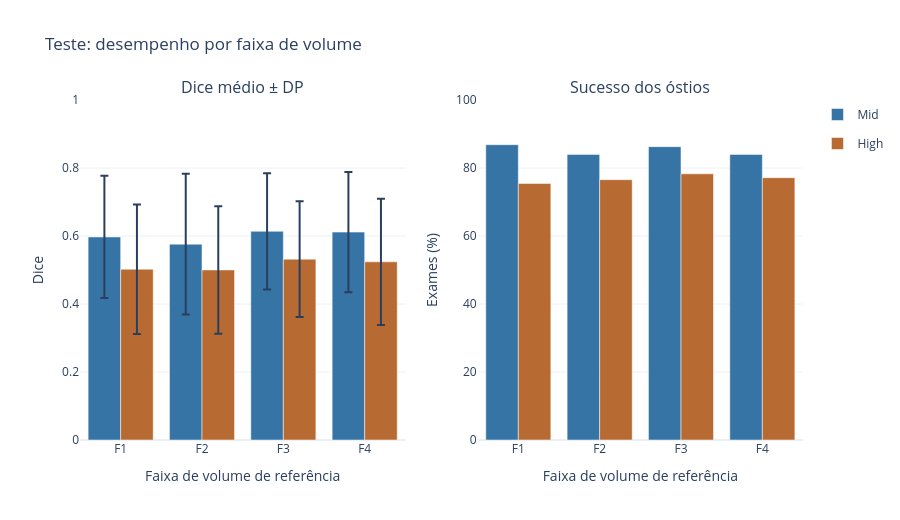

Notebook source saved alongside this figure:
### Code cell
volume_band_figure = plot_volume_band_performance(volume_band_summary)
if volume_band_figure is not None:
    volume_band_figure.show()

### Figure 1 — Plotly figure (JSON) as saved in the notebook; plotly's stock layout.template omitted (floating-point values rounded to 4 significant figures)
{"data": [{"customdata": [[1.921, 5.482, 175, 0.5972, "0.1799", 0.6552, 152], [5.482, 6.65, 175, 0.5759, "0.2070", 0.65, 147], [6.65, 8.091, 175, 0.6138, "0.1708", 0.6738, 151], [8.091, 14.93, 175, 0.6115, "0.1768", 0.6729, 147]], "error_y": {"array": [0.1799, 0.207, 0.1708, 0.1768], "type": "data"}, "hovertemplate": "Faixa: %{customdata[0]:.3f}–%{customdata[1]:.3f} mL<br>N: %{customdata[2]}<br>Dice médio: %{customdata[3]:.4f}<br>DP: %{customdata[4]}<br>Mediana: %{customdata[5]:.4f}<br>Sucessos: %{customdata[6]}<extra>%{fullData.name}</extra>", "legendgroup": "Mid", "marker": {"color": "#3574A5"}, "name": "Mid", "offsetgroup": "Mid", "showlegend": true, "type": "bar", "x": ["F1", "F2", "F3", "F4"], "xaxis": "x", "y": [0.5972, 0.5759, 0.6138, 0.6115], "yaxis": "y"}, {"customdata": [[1.921, 5.482, 175, 0.5972, "0.1799", 0.6552, 152], [5.482, 6.65, 175, 0.5759, "0.2070", 0.65, 147], [6.65, 8.091, 175, 0.6138, "0.1708", 0.6738, 151], [8.091, 14.93, 175, 0.6115, "0.1768", 0.6729, 147]], "hovertemplate": "Faixa: %{customdata[0]:.3f}–%{customdata[1]:.3f} mL<br>N: %{customdata[2]}<br>Dice médio: %{customdata[3]:.4f}<br>DP: %{customdata[4]}<br>Mediana: %{customdata[5]:.4f}<br>Sucessos: %{customdata[6]}<extra>%{fullData.name}</extra>", "legendgroup": "Mid", "marker": {"color": "#3574A5"}, "name": "Mid", "offsetgroup": "Mid", "showlegend": false, "type": "bar", "x": ["F1", "F2", "F3", "F4"], "xaxis": "x2", "y": [86.86, 84, 86.29, 84], "yaxis": "y2"}, {"customdata": [[1.921, 5.482, 175, 0.5023, "0.1903", 0.5615, 132], [5.482, 6.65, 175, 0.5001, "0.1875", 0.5721, 134], [6.65, 8.091, 175, 0.5318, "0.1702", 0.5871, 137], [8.091, 14.93, 175, 0.524, "0.1856", 0.5839, 135]], "error_y": {"array": [0.1903, 0.1875, 0.1702, 0.1856], "type": "data"}, "hovertemplate": "Faixa: %{customdata[0]:.3f}–%{customdata[1]:.3f} mL<br>N: %{customdata[2]}<br>Dice médio: %{customdata[3]:.4f}<br>DP: %{customdata[4]}<br>Mediana: %{customdata[5]:.4f}<br>Sucessos: %{customdata[6]}<extra>%{fullData.name}</extra>", "legendgroup": "High", "marker": {"color": "#B76A32"}, "name": "High", "offsetgroup": "High", "showlegend": true, "type": "bar", "x": ["F1", "F2", "F3", "F4"], "xaxis": "x", "y": [0.5023, 0.5001, 0.5318, 0.524], "yaxis": "y"}, {"customdata": [[1.921, 5.482, 175, 0.5023, "0.1903", 0.5615, 132], [5.482, 6.65, 175, 0.5001, "0.1875", 0.5721, 134], [6.65, 8.091, 175, 0.5318, "0.1702", 0.5871, 137], [8.091, 14.93, 175, 0.524, "0.1856", 0.5839, 135]], "hovertemplate": "Faixa: %{customdata[0]:.3f}–%{customdata[1]:.3f} mL<br>N: %{customdata[2]}<br>Dice médio: %{customdata[3]:.4f}<br>DP: %{customdata[4]}<br>Mediana: %{customdata[5]:.4f}<br>Sucessos: %{customdata[6]}<extra>%{fullData.name}</extra>", "legendgroup": "High", "marker": {"color": "#B76A32"}, "name": "High", "offsetgroup": "High", "showlegend": false, "type": "bar", "x": ["F1", "F2", "F3", "F4"], "xaxis": "x2", "y": [75.43, 76.57, 78.29, 77.14], "yaxis": "y2"}], "layout": {"annotations": [{"font": {"size": 16}, "showarrow": false, "text": "Dice médio ± DP", "x": 0.225, "xanchor": "center", "xref": "paper", "y": 1, "yanchor": "bottom", "yref": "paper"}, {"font": {"size": 16}, "showarrow": false, "text": "Sucesso dos óstios", "x": 0.775, "xanchor": "center", "xref": "paper", "y": 1, "yanchor": "bottom", "yref": "paper"}], "barmode": "group", "height": 520, "title": {"text": "Teste: desempenho por faixa de volume"}, "xaxis": {"anchor": "y", "domain": [0, 0.45], "title": {"text": "Faixa de volume de referência"}}, "xaxis2": {"anchor": "y2", "domain": [0.55, 1], "title": {"text": "Faixa de volume de referência"}}, "yaxis": {"anchor": "x", "domain": [0, 1], "range": [0, 1], "title": {"text": "Dice"}}, "yaxis2": {"anchor": "x2", "domain": [0, 1], "range": [0, 100], "title": {"text": "Exames (%)"}}}}
